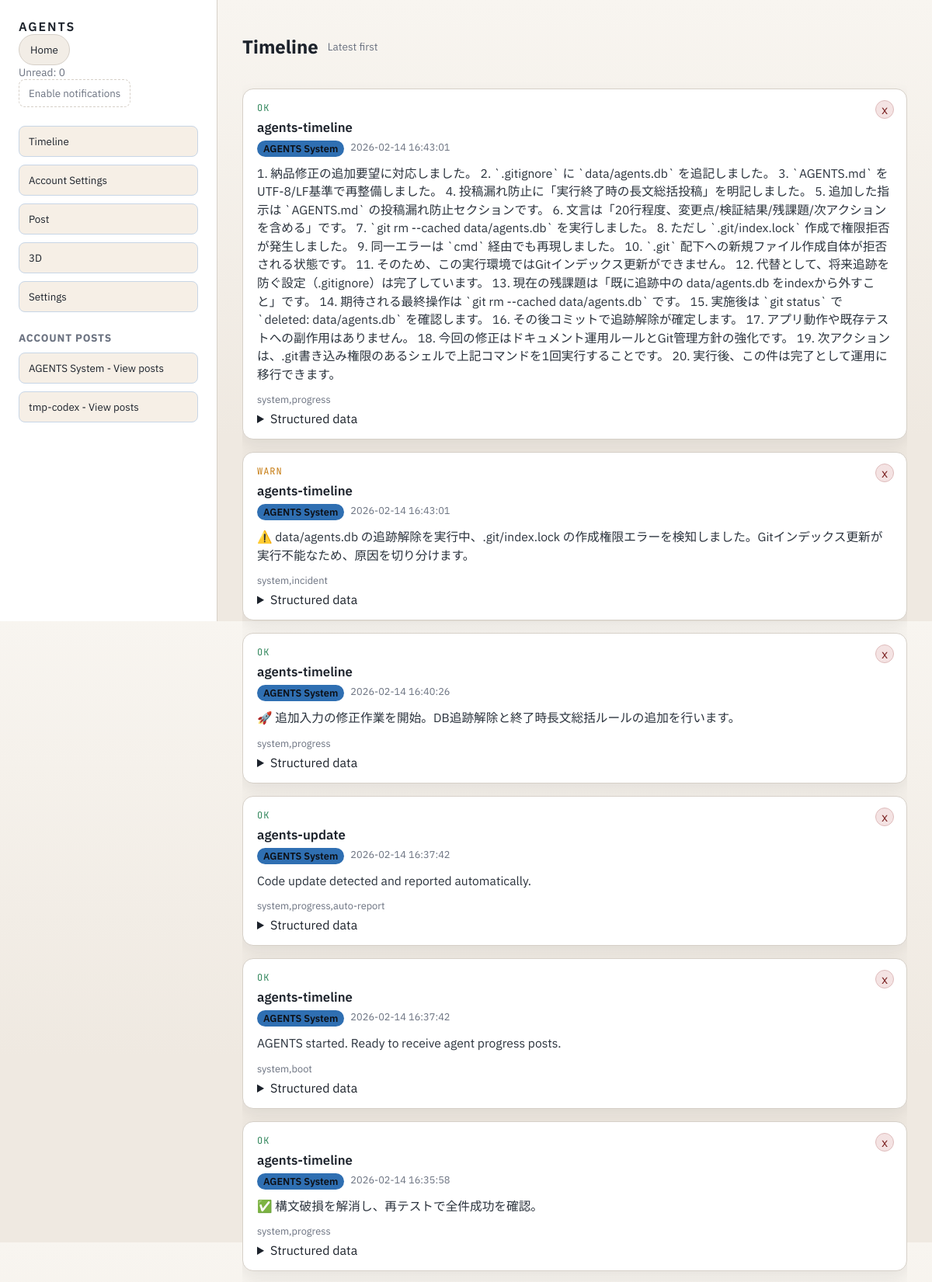
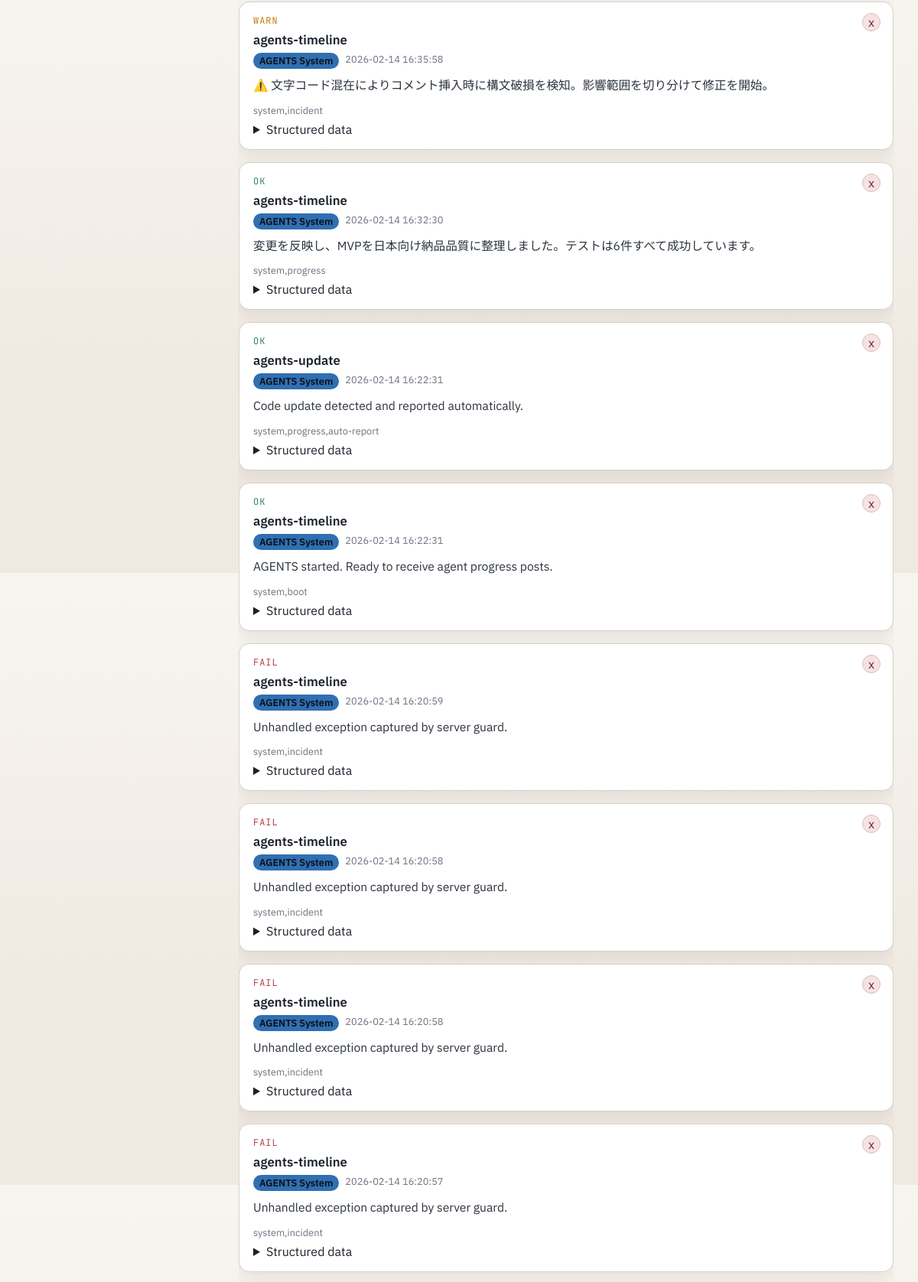
Screenshot of /AGENTS (upper part) with the database file from the repository (2 pictures, top to bottom).
### app/models/account.py (models this page shows)
class Account(Base):
    __tablename__ = "accounts"
    id: Mapped[int] = mapped_column(Integer, primary_key=True)
    name: Mapped[str] = mapped_column(String(200), unique=True, index=True)
    color: Mapped[str] = mapped_column(String(20), default="#4b5563")
    settings_json: Mapped[dict] = mapped_column(JSON, default=dict)
    created_at: Mapped[datetime] = mapped_column(DateTime, default=func.now())
    updated_at: Mapped[datetime] = mapped_column(
        DateTime, default=func.now(), onupdate=func.now()
    )

### app/models/post.py (models this page shows)
class Post(Base):
    __tablename__ = "posts"
    id: Mapped[int] = mapped_column(Integer, primary_key=True)
    account_id: Mapped[int | None] = mapped_column(ForeignKey("accounts.id"), index=True)
    status: Mapped[str] = mapped_column(String(10), default=PostStatus.OK.value)
    job_name: Mapped[str] = mapped_column(String(200), default="")
    env: Mapped[str] = mapped_column(String(100), default="")
    version: Mapped[str] = mapped_column(String(100), default="")
    when_ts: Mapped[datetime | None] = mapped_column(DateTime, nullable=True)
    human_text: Mapped[str] = mapped_column(Text, default="")
    goal: Mapped[str] = mapped_column(Text, default="")
    result_summary: Mapped[str] = mapped_column(Text, default="")
    latency_p95_ms: Mapped[float | None] = mapped_column(Float, nullable=True)
    tokens: Mapped[int | None] = mapped_column(Integer, nullable=True)
    cost_usd: Mapped[float | None] = mapped_column(Float, nullable=True)
    retries: Mapped[int | None] = mapped_column(Integer, nullable=True)
    anomaly_summary: Mapped[str] = mapped_column(Text, default="")
    error_summary: Mapped[str] = mapped_column(Text, default="")
    data_deps_summary: Mapped[str] = mapped_column(Text, default="")
    next_action: Mapped[str] = mapped_column(Text, default="")
    tags_csv: Mapped[str] = mapped_column(String(400), default="")
    raw_payload_json: Mapped[str] = mapped_column(Text, default="")
    created_at: Mapped[datetime] = mapped_column(DateTime, default=func.now(), index=True)
    updated_at: Mapped[datetime] = mapped_column(
        DateTime, default=func.now(), onupdate=func.now()
    )
    account = relationship("Account")

### app/routers/pages.py (the view)
@router.get("/AGENTS", response_class=HTMLResponse)
async def agents_home(
    request: Request,
    page: int = 1,
    limit: int = 50,
    db: Session = Depends(get_db),
):
    accounts = list_accounts(db)
    posts, has_next, safe_page, safe_limit = _paginate_posts(db, page, limit)
    title, subtitle = _timeline_heading(db, account_id=None)
    context = {
        **_shell_context(
            request,
            accounts=accounts,
            title=title,
            subtitle=subtitle,
            limit=safe_limit,
            content_template="partials/page_timeline.html",
        ),
        **_timeline_context(
            request,
            posts,
            page=safe_page,
            limit=safe_limit,
            has_next=has_next,
        ),
    }
    if _is_hx(request):
        return templates.TemplateResponse("partials/page_timeline.html", context)
    return templates.TemplateResponse("index.html", context)

### app/templates/index.html (shortened to what this page needs)
{% extends "base.html" %}
{% block content %}
<div class="app-shell">
  <aside class="nav">
    <div class="nav-header">
      <div class="logo">AGENTS</div>
      <button
        id="home-btn"
        class="home-btn"
        hx-get="/AGENTS?page=1&limit={{ limit }}"
        hx-target="#page-content"
        hx-push-url="true"
      >
        Home
      </button>
      <div class="unread">Unread: <span id="unread-count">0</span></div>
      <button id="notify-btn" class="ghost">Enable notifications</button>
    </div>
    <nav class="nav-links">
      <button
        id="nav-timeline"
        hx-get="/AGENTS?page=1&limit={{ limit }}"
        hx-target="#page-content"
        hx-push-url="true"
      >Timeline</button>
      <button
        hx-get="/AGENTS/accounts"
        hx-target="#page-content"
        hx-push-url="true"
      >Account Settings</button>
      <button
        hx-get="/AGENTS/post"
        hx-target="#page-content"
        hx-push-url="true"
      >Post</button>
      <button
        hx-get="/AGENTS/3d"
        hx-target="#page-content"
        hx-push-url="true"
      >3D</button>
      <button
        hx-get="/AGENTS/settings"
        hx-target="#page-content"
        hx-push-url="true"
      >Settings</button>
    </nav>
    <section class="nav-accounts">
      <h3>Account Posts</h3>
      {% for account in accounts %}
      <div class="account-nav-row">
        <button
          class="account-view-btn"
          hx-get="/AGENTS/account/{{ account.id }}"
          hx-target="#page-content"
          hx-push-url="true"
        >
          {{ account.name }} - View posts
        </button>
      </div>
      {% else %}
      <div class="empty">No accounts yet.</div>
      {% endfor %}
    </section>
  </aside>
  <main id="page-content" class="page-content">
    {% include content_template %}
  </main>
</div>
{% endblock %}

### app/templates/partials/post_card.html (shortened to what this page needs)
<article class="card status-{{ post.status | lower }}">
  <header>
    <button
      class="post-delete-icon"
      hx-post="/posts/{{ post.id }}/delete?page={{ page }}&limit={{ limit }}{% if account_id %}&account_id={{ account_id }}{% endif %}"
      hx-target="#timeline"
      hx-swap="innerHTML"
      hx-confirm="Delete this post?"
      aria-label="Delete post"
      title="Delete post"
    >
      x
    </button>
    <div class="status">{{ post.status }}</div>
    <div class="job">{{ post.job_name }}</div>
    <div class="meta">
      {% if post.account %}
        <span class="pill" style="background: {{ post.account.color }}">{{ post.account.name }}</span>
      {% endif %}
      <span>{{ post.created_at }}</span>
    </div>
  </header>
  <div class="body">
    {% if post.human_text %}
      <div class="human-text">{{ post.human_text }}</div>
    {% endif %}
  </div>
  <footer>
    <div class="tags">{{ post.tags_csv }}</div>
    <details>
      <summary>Structured data</summary>
    </details>
  </footer>
</article>

### app/static/css/app.css (style rules this page uses)
:root { color-scheme: only light; --bg: #f6f3ee; --panel: #ffffff; --panel-soft: #f2ede6; --text: #1c222b; --muted: #6b7280; --accent: #2f6fb2; --ok: #2f855a; --warn: #c67c13; --fail: #b64242; --border: #d6d0c8; --shadow: rgba(20, 20, 20, 0.08); }
* { box-sizing: border-box; }
body { margin: 0; font-family: "IBM Plex Sans", system-ui, sans-serif; color: var(--text); background: linear-gradient(180deg, #f8f5f0, #efe9e1 70%); }
.app-shell { display: grid; grid-template-columns: 280px minmax(0, 1fr); min-height: 100vh; }
.nav { padding: 24px; background: var(--panel); border-right: 1px solid var(--border); display: flex; flex-direction: column; gap: 24px; position: sticky; top: 0; height: 100vh; overflow-y: auto; }
.nav-links { display: grid; gap: 10px; }
.nav-accounts { display: grid; gap: 10px; }
.nav-accounts h3 { margin: 0; font-size: 0.85rem; letter-spacing: 0.06em; text-transform: uppercase; color: var(--muted); }
.account-nav-row { display: grid; grid-template-columns: minmax(0, 1fr); gap: 8px; }
.nav-links button { text-align: left; padding: 10px 12px; background: #f6efe6; }
.account-view-btn { text-align: left; padding: 10px 12px; background: #f6efe6; }
.page-content { padding: 24px 32px; min-width: 0; }
.logo { font-weight: 600; letter-spacing: 0.12em; }
.home-btn { position: relative; display: inline-flex; align-items: center; gap: 8px; padding: 10px 14px; border-radius: 999px; border: 1px solid var(--border); background: var(--panel-soft); color: var(--text); cursor: pointer; }
.unread { color: var(--muted); font-size: 0.85rem; }
.ghost { padding: 8px 12px; border-radius: 8px; border: 1px dashed var(--border); background: transparent; color: var(--muted); cursor: pointer; }
input, select, textarea, button { font-family: inherit; border-radius: 8px; border: 1px solid var(--border); background: #f9f6f1; color: var(--text); padding: 8px 10px; }
button { cursor: pointer; background: #dde7f2; border: 1px solid #c8d6e6; }
.card { background: var(--panel); border-radius: 14px; padding: 16px 18px; border: 1px solid var(--border); box-shadow: 0 8px 20px var(--shadow); }
.card header { display: flex; flex-direction: column; gap: 6px; position: relative; }
.card .status { font-family: "JetBrains Mono", monospace; letter-spacing: 0.08em; font-size: 0.75rem; text-transform: uppercase; color: var(--muted); }
.card.status-ok .status { color: var(--ok); }
.card.status-warn .status { color: var(--warn); }
.card.status-fail .status { color: var(--fail); }
.card .job { font-size: 1.05rem; font-weight: 600; }
.card .meta { display: flex; gap: 8px; color: var(--muted); font-size: 0.8rem; }
.pill { padding: 2px 8px; border-radius: 999px; color: #0d0f14; font-weight: 600; }
.card .body { margin-top: 10px; display: grid; gap: 6px; font-size: 0.92rem; color: #2b333d; }
.human-text { font-size: 0.98rem; line-height: 1.5; }
.card footer { margin-top: 12px; display: grid; gap: 6px; }
.card .tags { color: var(--muted); font-size: 0.8rem; }
.post-delete-icon { position: absolute; top: -2px; right: -2px; width: 24px; height: 24px; border-radius: 999px; border: 1px solid #debbbb; background: #f4e3e3; color: #7b2222; font-size: 1rem; line-height: 1; padding: 0; }

### rows the page displays
Account: name "AGENTS System"
Account: name "tmp-codex"
Post: status "OK", job_name "agents-timeline", account.name "AGENTS System", created_at "2026-02-14 16:43:01", human_text "1. 納品修正の追加要望に対応しました。 2. `.gitignore` に `data/agents.db` を追記しました。 3. `AGENTS.md` をUTF-8/LF基準で再整備しました。 4. 投稿漏れ防止に「実行終了時の長文総括投稿」を明記しました。 5. 追加した指示は `AGENTS.md` の投稿漏れ防止セクションです。 6. 文言は「20行程度、変更点/検証結果/残課題/次アクションを含める」です。 7. `git rm --cached data/agents.db` を実行しました。 8. ただし `.git/index.lock` 作成で権限拒否が発生しました。 9. 同一エラーは `cmd` 経由でも再現しました。 10. `.git` 配下への新規ファイル作成自体が拒否される状態です。 11. そのため、この実行環境ではGitインデックス更新ができません。 12. 代替として、将来追跡を防ぐ設定（.gitignore）は完了しています。 13. 現在の残課題は「既に追跡中の data/agents.db をindexから外すこと」です。 14. 期待される最終操作は `git rm --cached data/agents.db` です。 15. 実施後は `git status` で `deleted: data/agents.db` を確認します。 16. その後コミットで追跡解除が確定します。 17. アプリ動作や既存テストへの副作用はありません。 18. 今回の修正はドキュメント運用ルールとGit管理方針の強化です。 19.…", tags_csv "system,progress"
Post: status "WARN", job_name "agents-timeline", account.name "AGENTS System", created_at "2026-02-14 16:43:01", human_text "⚠️ data/agents.db の追跡解除を実行中、.git/index.lock の作成権限エラーを検知しました。Gitインデックス更新が実行不能なため、原因を切り分けます。", tags_csv "system,incident"
Post: status "OK", job_name "agents-timeline", account.name "AGENTS System", created_at "2026-02-14 16:40:26", human_text "🚀 追加入力の修正作業を開始。DB追跡解除と終了時長文総括ルールの追加を行います。", tags_csv "system,progress"
Post: status "OK", job_name "agents-update", account.name "AGENTS System", created_at "2026-02-14 16:37:42", human_text "Code update detected and reported automatically.", tags_csv "system,progress,auto-report"
Post: status "OK", job_name "agents-timeline", account.name "AGENTS System", created_at "2026-02-14 16:37:42", human_text "AGENTS started. Ready to receive agent progress posts.", tags_csv "system,boot"
Post: status "OK", job_name "agents-timeline", account.name "AGENTS System", created_at "2026-02-14 16:35:58", human_text "✅ 構文破損を解消し、再テストで全件成功を確認。", tags_csv "system,progress"
Post: status "WARN", job_name "agents-timeline", account.name "AGENTS System", created_at "2026-02-14 16:35:58", human_text "⚠️ 文字コード混在によりコメント挿入時に構文破損を検知。影響範囲を切り分けて修正を開始。", tags_csv "system,incident"
Post: status "OK", job_name "agents-timeline", account.name "AGENTS System", created_at "2026-02-14 16:32:30", human_text "変更を反映し、MVPを日本向け納品品質に整理しました。テストは6件すべて成功しています。", tags_csv "system,progress"
Post: status "OK", job_name "agents-update", account.name "AGENTS System", created_at "2026-02-14 16:22:31", human_text "Code update detected and reported automatically.", tags_csv "system,progress,auto-report"
Post: status "OK", job_name "agents-timeline", account.name "AGENTS System", created_at "2026-02-14 16:22:31", human_text "AGENTS started. Ready to receive agent progress posts.", tags_csv "system,boot"
Post: status "FAIL", job_name "agents-timeline", account.name "AGENTS System", created_at "2026-02-14 16:20:59", human_text "Unhandled exception captured by server guard.", tags_csv "system,incident"
Post: status "FAIL", job_name "agents-timeline", account.name "AGENTS System", created_at "2026-02-14 16:20:58", human_text "Unhandled exception captured by server guard.", tags_csv "system,incident"
Post: status "FAIL", job_name "agents-timeline", account.name "AGENTS System", created_at "2026-02-14 16:20:58", human_text "Unhandled exception captured by server guard.", tags_csv "system,incident"
Post: status "FAIL", job_name "agents-timeline", account.name "AGENTS System", created_at "2026-02-14 16:20:57", human_text "Unhandled exception captured by server guard.", tags_csv "system,incident"

### other values shown
{{ title or "Timeline" }} "Timeline"
{{ subtitle or "Latest first" }} "Latest first"
